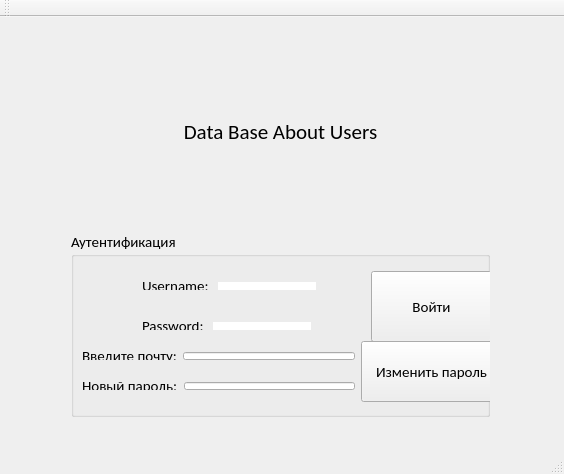
<?xml version="1.0" encoding="UTF-8"?>
<ui version="4.0">
 <class>MainWindow</class>
 <widget class="QMainWindow" name="MainWindow">
  <property name="geometry">
   <rect>
    <x>0</x>
    <y>0</y>
    <width>564</width>
    <height>474</height>
   </rect>
  </property>
  <property name="windowTitle">
   <string>MainWindow</string>
  </property>
  <widget class="QWidget" name="centralWidget">
   <widget class="QWidget" name="layoutWidget">
    <property name="geometry">
     <rect>
      <x>60</x>
      <y>10</y>
      <width>441</width>
      <height>401</height>
     </rect>
    </property>
    <layout class="QVBoxLayout" name="verticalLayout">
     <item>
      <widget class="QLabel" name="label_4">
       <property name="font">
        <font>
         <family>Calibri</family>
         <pointsize>16</pointsize>
        </font>
       </property>
       <property name="layoutDirection">
        <enum>Qt::LeftToRight</enum>
       </property>
       <property name="autoFillBackground">
        <bool>false</bool>
       </property>
       <property name="frameShape">
        <enum>QFrame::NoFrame</enum>
       </property>
       <property name="frameShadow">
        <enum>QFrame::Raised</enum>
       </property>
       <property name="text">
        <string>Data Base About Users</string>
       </property>
       <property name="scaledContents">
        <bool>false</bool>
       </property>
       <property name="alignment">
        <set>Qt::AlignCenter</set>
       </property>
       <property name="wordWrap">
        <bool>false</bool>
       </property>
       <property name="margin">
        <number>9</number>
       </property>
      </widget>
     </item>
     <item>
      <widget class="QGroupBox" name="groupBox">
       <property name="font">
        <font>
         <family>Calibri</family>
         <pointsize>11</pointsize>
        </font>
       </property>
       <property name="title">
        <string>Аутентификация</string>
       </property>
       <widget class="QPushButton" name="pushButton">
        <property name="geometry">
         <rect>
          <x>300</x>
          <y>40</y>
          <width>121</width>
          <height>71</height>
         </rect>
        </property>
        <property name="acceptDrops">
         <bool>false</bool>
        </property>
        <property name="autoFillBackground">
         <bool>false</bool>
        </property>
        <property name="text">
         <string>Войти</string>
        </property>
        <property name="icon">
         <iconset>
          <normaloff>:/Lab_1/logo.jpg.jpg</normaloff>:/Lab_1/logo.jpg.jpg</iconset>
        </property>
        <property name="iconSize">
         <size>
          <width>110</width>
          <height>110</height>
         </size>
        </property>
        <property name="checkable">
         <bool>false</bool>
        </property>
        <property name="autoExclusive">
         <bool>false</bool>
        </property>
        <property name="autoDefault">
         <bool>false</bool>
        </property>
        <property name="default">
         <bool>false</bool>
        </property>
        <property name="flat">
         <bool>false</bool>
        </property>
       </widget>
       <widget class="QWidget" name="layoutWidget">
        <property name="geometry">
         <rect>
          <x>60</x>
          <y>40</y>
          <width>196</width>
          <height>30</height>
         </rect>
        </property>
        <layout class="QHBoxLayout" name="horizontalLayout">
         <item>
          <widget class="QLabel" name="label">
           <property name="text">
            <string>Username: </string>
           </property>
          </widget>
         </item>
         <item>
          <widget class="QLineEdit" name="lineEdit">
           <property name="mouseTracking">
            <bool>true</bool>
           </property>
           <property name="contextMenuPolicy">
            <enum>Qt::DefaultContextMenu</enum>
           </property>
           <property name="autoFillBackground">
            <bool>false</bool>
           </property>
           <property name="frame">
            <bool>false</bool>
           </property>
          </widget>
         </item>
        </layout>
       </widget>
       <widget class="QWidget" name="layoutWidget">
        <property name="geometry">
         <rect>
          <x>60</x>
          <y>80</y>
          <width>191</width>
          <height>30</height>
         </rect>
        </property>
        <layout class="QHBoxLayout" name="horizontalLayout_2">
         <item>
          <widget class="QLabel" name="label_2">
           <property name="text">
            <string>Password: </string>
           </property>
          </widget>
         </item>
         <item>
          <widget class="QLineEdit" name="lineEdit_2">
           <property name="frame">
            <bool>false</bool>
           </property>
           <property name="echoMode">
            <enum>QLineEdit::Password</enum>
           </property>
          </widget>
         </item>
        </layout>
       </widget>
       <widget class="QPushButton" name="pushButton_2">
        <property name="geometry">
         <rect>
          <x>290</x>
          <y>110</y>
          <width>141</width>
          <height>61</height>
         </rect>
        </property>
        <property name="acceptDrops">
         <bool>false</bool>
        </property>
        <property name="autoFillBackground">
         <bool>false</bool>
        </property>
        <property name="text">
         <string>Изменить пароль</string>
        </property>
        <property name="icon">
         <iconset>
          <normaloff>:/Lab_1/logo.jpg.jpg</normaloff>:/Lab_1/logo.jpg.jpg</iconset>
        </property>
        <property name="iconSize">
         <size>
          <width>110</width>
          <height>110</height>
         </size>
        </property>
        <property name="checkable">
         <bool>false</bool>
        </property>
        <property name="autoExclusive">
         <bool>false</bool>
        </property>
        <property name="autoDefault">
         <bool>false</bool>
        </property>
        <property name="default">
         <bool>false</bool>
        </property>
        <property name="flat">
         <bool>false</bool>
        </property>
       </widget>
       <widget class="QWidget" name="">
        <property name="geometry">
         <rect>
          <x>0</x>
          <y>110</y>
          <width>295</width>
          <height>30</height>
         </rect>
        </property>
        <layout class="QHBoxLayout" name="horizontalLayout_3">
         <item>
          <widget class="QLabel" name="label_3">
           <property name="text">
            <string>Введите почту:</string>
           </property>
          </widget>
         </item>
         <item>
          <widget class="QLineEdit" name="lineEdit_3"/>
         </item>
        </layout>
       </widget>
       <widget class="QWidget" name="">
        <property name="geometry">
         <rect>
          <x>0</x>
          <y>140</y>
          <width>295</width>
          <height>30</height>
         </rect>
        </property>
        <layout class="QHBoxLayout" name="horizontalLayout_4">
         <item>
          <widget class="QLabel" name="label_5">
           <property name="text">
            <string>Новый пароль:</string>
           </property>
          </widget>
         </item>
         <item>
          <widget class="QLineEdit" name="lineEdit_4"/>
         </item>
        </layout>
       </widget>
       <zorder>layoutWidget</zorder>
       <zorder>layoutWidget</zorder>
       <zorder>pushButton</zorder>
       <zorder>label_3</zorder>
       <zorder>label_5</zorder>
       <zorder>lineEdit_3</zorder>
       <zorder>lineEdit_4</zorder>
       <zorder>pushButton_2</zorder>
      </widget>
     </item>
    </layout>
   </widget>
  </widget>
  <widget class="QMenuBar" name="menuBar">
   <property name="geometry">
    <rect>
     <x>0</x>
     <y>0</y>
     <width>564</width>
     <height>26</height>
    </rect>
   </property>
  </widget>
  <widget class="QToolBar" name="mainToolBar">
   <attribute name="toolBarArea">
    <enum>TopToolBarArea</enum>
   </attribute>
   <attribute name="toolBarBreak">
    <bool>false</bool>
   </attribute>
  </widget>
  <widget class="QStatusBar" name="statusBar"/>
 </widget>
 <layoutdefault spacing="6" margin="11"/>
 <resources/>
 <connections/>
</ui>
